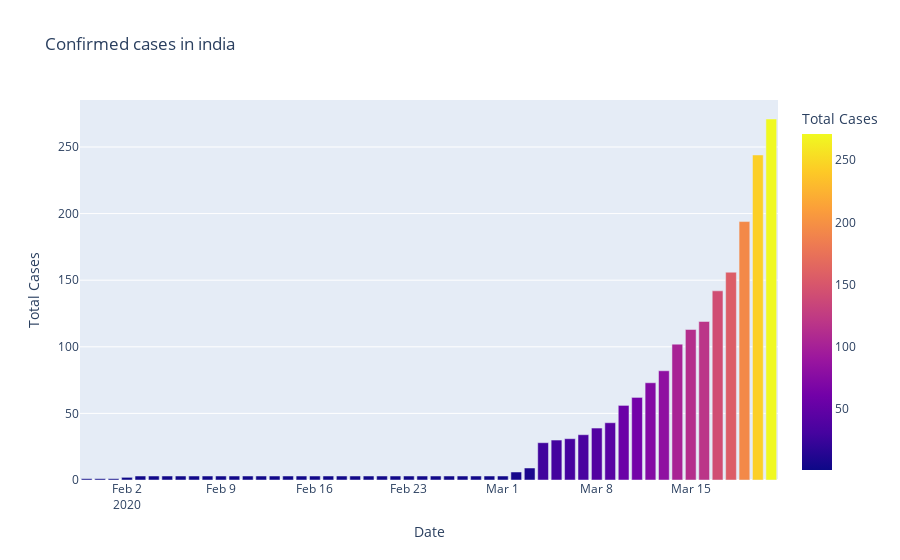
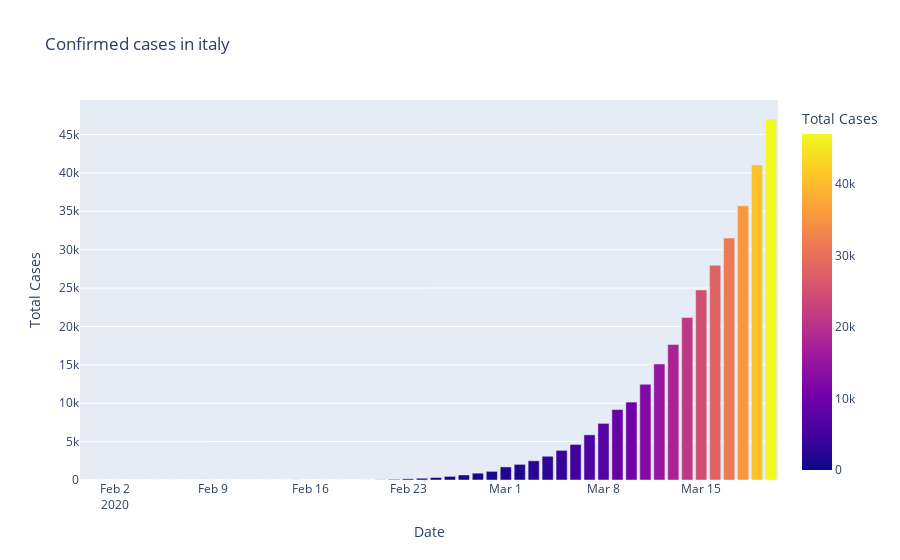
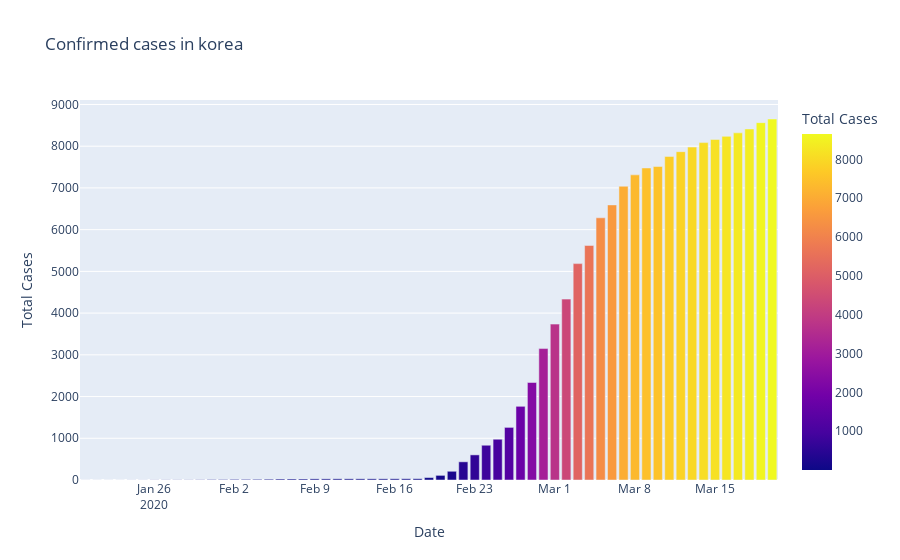

Source (notebook cell) for these figures, in order:
### Code cell
#plotly express

fig=px.bar(dbd_india,x='Date',y='Total Cases',color='Total Cases',title='Confirmed cases in india')
fig.show()


fig=px.bar(dbd_italy,x='Date',y='Total Cases',color='Total Cases',title='Confirmed cases in italy')
fig.show()




fig=px.bar(dbd_Korea,x='Date',y='Total Cases',color='Total Cases',title='Confirmed cases in korea')
fig.show()



fig=px.bar(dbd_Wuhan,x='Date',y='Total Cases',color='Total Cases',title='Confirmed cases in Wuhan')
fig.show()

### Figure 1 — Plotly figure (JSON) as saved in the notebook; plotly's stock layout.template omitted (floating-point values rounded to 4 significant figures)
{"data": [{"alignmentgroup": "True", "hovertemplate": "Date=%{x}<br>Total Cases=%{marker.color}<extra></extra>", "legendgroup": "", "marker": {"color": [1, 1, 1, 2, 3, 3, 3, 3, 3, 3, 3, 3, 3, 3, 3, 3, 3, 3, 3, 3, 3, 3, 3, 3, 3, 3, 3, 3, 3, 3, 3, 3, 6, 9, 28, 30, 31, 34, 39, 43, 56, 62, 73, 82, 102, 113, 119, 142, 156, 194, 244, 271], "coloraxis": "coloraxis"}, "name": "", "offsetgroup": "", "orientation": "v", "showlegend": false, "textposition": "auto", "type": "bar", "x": ["2020-01-30T00:00:00", "2020-01-31T00:00:00", "2020-02-01T00:00:00", "2020-02-02T00:00:00", "2020-02-03T00:00:00", "2020-02-04T00:00:00", "2020-02-05T00:00:00", "2020-02-06T00:00:00", "2020-02-07T00:00:00", "2020-02-08T00:00:00", "2020-02-09T00:00:00", "2020-02-10T00:00:00", "2020-02-11T00:00:00", "2020-02-12T00:00:00", "2020-02-13T00:00:00", "2020-02-14T00:00:00", "2020-02-15T00:00:00", "2020-02-16T00:00:00", "2020-02-17T00:00:00", "2020-02-18T00:00:00", "2020-02-19T00:00:00", "2020-02-20T00:00:00", "2020-02-21T00:00:00", "2020-02-22T00:00:00", "2020-02-23T00:00:00", "2020-02-24T00:00:00", "2020-02-25T00:00:00", "2020-02-26T00:00:00", "2020-02-27T00:00:00", "2020-02-28T00:00:00", "2020-02-29T00:00:00", "2020-03-01T00:00:00", "2020-03-02T00:00:00", "2020-03-03T00:00:00", "2020-03-04T00:00:00", "2020-03-05T00:00:00", "2020-03-06T00:00:00", "2020-03-07T00:00:00", "2020-03-08T00:00:00", "2020-03-09T00:00:00", "2020-03-10T00:00:00", "2020-03-11T00:00:00", "2020-03-12T00:00:00", "2020-03-13T00:00:00", "2020-03-14T00:00:00", "2020-03-15T00:00:00", "2020-03-16T00:00:00", "2020-03-17T00:00:00", "2020-03-18T00:00:00", "2020-03-19T00:00:00", "2020-03-20T00:00:00", "2020-03-21T00:00:00"], "xaxis": "x", "y": [1, 1, 1, 2, 3, 3, 3, 3, 3, 3, 3, 3, 3, 3, 3, 3, 3, 3, 3, 3, 3, 3, 3, 3, 3, 3, 3, 3, 3, 3, 3, 3, 6, 9, 28, 30, 31, 34, 39, 43, 56, 62, 73, 82, 102, 113, 119, 142, 156, 194, 244, 271], "yaxis": "y"}], "layout": {"barmode": "relative", "coloraxis": {"colorbar": {"title": {"text": "Total Cases"}}, "colorscale": [[0, "#0d0887"], [0.1111, "#46039f"], [0.2222, "#7201a8"], [0.3333, "#9c179e"], [0.4444, "#bd3786"], [0.5556, "#d8576b"], [0.6667, "#ed7953"], [0.7778, "#fb9f3a"], [0.8889, "#fdca26"], [1, "#f0f921"]]}, "legend": {"tracegroupgap": 0}, "title": {"text": "Confirmed cases in india"}, "xaxis": {"anchor": "y", "domain": [0, 1], "title": {"text": "Date"}}, "yaxis": {"anchor": "x", "domain": [0, 1], "title": {"text": "Total Cases"}}}}

### Figure 2 — Plotly figure (JSON) as saved in the notebook; plotly's stock layout.template omitted (floating-point values rounded to 4 significant figures)
{"data": [{"alignmentgroup": "True", "hovertemplate": "Date=%{x}<br>Total Cases=%{marker.color}<extra></extra>", "legendgroup": "", "marker": {"color": [2, 2, 2, 2, 2, 2, 3, 3, 3, 3, 3, 3, 3, 3, 3, 3, 3, 3, 3, 3, 3, 3, 20, 79, 157, 229, 323, 470, 655, 889, 1128, 1701, 2036, 2502, 3089, 3858, 4636, 5883, 7375, 9172, 10149, 12462, 15113, 17660, 21157, 24747, 27980, 31506, 35713, 41035, 47021], "coloraxis": "coloraxis"}, "name": "", "offsetgroup": "", "orientation": "v", "showlegend": false, "textposition": "auto", "type": "bar", "x": ["2020-01-31T00:00:00", "2020-02-01T00:00:00", "2020-02-02T00:00:00", "2020-02-03T00:00:00", "2020-02-04T00:00:00", "2020-02-05T00:00:00", "2020-02-06T00:00:00", "2020-02-07T00:00:00", "2020-02-08T00:00:00", "2020-02-09T00:00:00", "2020-02-10T00:00:00", "2020-02-11T00:00:00", "2020-02-12T00:00:00", "2020-02-13T00:00:00", "2020-02-14T00:00:00", "2020-02-15T00:00:00", "2020-02-15T00:00:00", "2020-02-16T00:00:00", "2020-02-17T00:00:00", "2020-02-18T00:00:00", "2020-02-19T00:00:00", "2020-02-20T00:00:00", "2020-02-21T00:00:00", "2020-02-22T00:00:00", "2020-02-23T00:00:00", "2020-02-24T00:00:00", "2020-02-25T00:00:00", "2020-02-26T00:00:00", "2020-02-27T00:00:00", "2020-02-28T00:00:00", "2020-02-29T00:00:00", "2020-03-01T00:00:00", "2020-03-02T00:00:00", "2020-03-03T00:00:00", "2020-03-04T00:00:00", "2020-03-05T00:00:00", "2020-03-06T00:00:00", "2020-03-07T00:00:00", "2020-03-08T00:00:00", "2020-03-09T00:00:00", "2020-03-10T00:00:00", "2020-03-11T00:00:00", "2020-03-12T00:00:00", "2020-03-13T00:00:00", "2020-03-14T00:00:00", "2020-03-15T00:00:00", "2020-03-16T00:00:00", "2020-03-17T00:00:00", "2020-03-18T00:00:00", "2020-03-19T00:00:00", "2020-03-20T00:00:00"], "xaxis": "x", "y": [2, 2, 2, 2, 2, 2, 3, 3, 3, 3, 3, 3, 3, 3, 3, 3, 3, 3, 3, 3, 3, 3, 20, 79, 157, 229, 323, 470, 655, 889, 1128, 1701, 2036, 2502, 3089, 3858, 4636, 5883, 7375, 9172, 10149, 12462, 15113, 17660, 21157, 24747, 27980, 31506, 35713, 41035, 47021], "yaxis": "y"}], "layout": {"barmode": "relative", "coloraxis": {"colorbar": {"title": {"text": "Total Cases"}}, "colorscale": [[0, "#0d0887"], [0.1111, "#46039f"], [0.2222, "#7201a8"], [0.3333, "#9c179e"], [0.4444, "#bd3786"], [0.5556, "#d8576b"], [0.6667, "#ed7953"], [0.7778, "#fb9f3a"], [0.8889, "#fdca26"], [1, "#f0f921"]]}, "legend": {"tracegroupgap": 0}, "title": {"text": "Confirmed cases in italy"}, "xaxis": {"anchor": "y", "domain": [0, 1], "title": {"text": "Date"}}, "yaxis": {"anchor": "x", "domain": [0, 1], "title": {"text": "Total Cases"}}}}

### Figure 3 — Plotly figure (JSON) as saved in the notebook; plotly's stock layout.template omitted (floating-point values rounded to 4 significant figures)
{"data": [{"alignmentgroup": "True", "hovertemplate": "Date=%{x}<br>Total Cases=%{marker.color}<extra></extra>", "legendgroup": "", "marker": {"color": [1, 1, 1, 1, 2, 2, 3, 4, 4, 4, 6, 11, 12, 15, 15, 16, 19, 23, 24, 24, 27, 27, 28, 28, 28, 28, 28, 29, 30, 31, 58, 111, 209, 436, 602, 833, 977, 1261, 1766, 2337, 3150, 3736, 4335, 5186, 5621, 6284, 6593, 7041, 7313, 7478, 7513, 7755, 7869, 7979, 8086, 8162, 8236, 8320, 8413, 8565, 8652], "coloraxis": "coloraxis"}, "name": "", "offsetgroup": "", "orientation": "v", "showlegend": false, "textposition": "auto", "type": "bar", "x": ["2020-01-20T00:00:00", "2020-01-21T00:00:00", "2020-01-22T00:00:00", "2020-01-23T00:00:00", "2020-01-24T00:00:00", "2020-01-25T00:00:00", "2020-01-26T00:00:00", "2020-01-27T00:00:00", "2020-01-28T00:00:00", "2020-01-29T00:00:00", "2020-01-30T00:00:00", "2020-01-31T00:00:00", "2020-02-01T00:00:00", "2020-02-02T00:00:00", "2020-02-03T00:00:00", "2020-02-04T00:00:00", "2020-02-05T00:00:00", "2020-02-06T00:00:00", "2020-02-07T00:00:00", "2020-02-08T00:00:00", "2020-02-09T00:00:00", "2020-02-10T00:00:00", "2020-02-11T00:00:00", "2020-02-12T00:00:00", "2020-02-13T00:00:00", "2020-02-14T00:00:00", "2020-02-15T00:00:00", "2020-02-16T00:00:00", "2020-02-17T00:00:00", "2020-02-18T00:00:00", "2020-02-19T00:00:00", "2020-02-20T00:00:00", "2020-02-21T00:00:00", "2020-02-22T00:00:00", "2020-02-23T00:00:00", "2020-02-24T00:00:00", "2020-02-25T00:00:00", "2020-02-26T00:00:00", "2020-02-27T00:00:00", "2020-02-28T00:00:00", "2020-02-29T00:00:00", "2020-03-01T00:00:00", "2020-03-02T00:00:00", "2020-03-03T00:00:00", "2020-03-04T00:00:00", "2020-03-05T00:00:00", "2020-03-06T00:00:00", "2020-03-07T00:00:00", "2020-03-08T00:00:00", "2020-03-09T00:00:00", "2020-03-10T00:00:00", "2020-03-11T00:00:00", "2020-03-12T00:00:00", "2020-03-13T00:00:00", "2020-03-14T00:00:00", "2020-03-15T00:00:00", "2020-03-16T00:00:00", "2020-03-17T00:00:00", "2020-03-18T00:00:00", "2020-03-19T00:00:00", "2020-03-20T00:00:00"], "xaxis": "x", "y": [1, 1, 1, 1, 2, 2, 3, 4, 4, 4, 6, 11, 12, 15, 15, 16, 19, 23, 24, 24, 27, 27, 28, 28, 28, 28, 28, 29, 30, 31, 58, 111, 209, 436, 602, 833, 977, 1261, 1766, 2337, 3150, 3736, 4335, 5186, 5621, 6284, 6593, 7041, 7313, 7478, 7513, 7755, 7869, 7979, 8086, 8162, 8236, 8320, 8413, 8565, 8652], "yaxis": "y"}], "layout": {"barmode": "relative", "coloraxis": {"colorbar": {"title": {"text": "Total Cases"}}, "colorscale": [[0, "#0d0887"], [0.1111, "#46039f"], [0.2222, "#7201a8"], [0.3333, "#9c179e"], [0.4444, "#bd3786"], [0.5556, "#d8576b"], [0.6667, "#ed7953"], [0.7778, "#fb9f3a"], [0.8889, "#fdca26"], [1, "#f0f921"]]}, "legend": {"tracegroupgap": 0}, "title": {"text": "Confirmed cases in korea"}, "xaxis": {"anchor": "y", "domain": [0, 1], "title": {"text": "Date"}}, "yaxis": {"anchor": "x", "domain": [0, 1], "title": {"text": "Total Cases"}}}}
